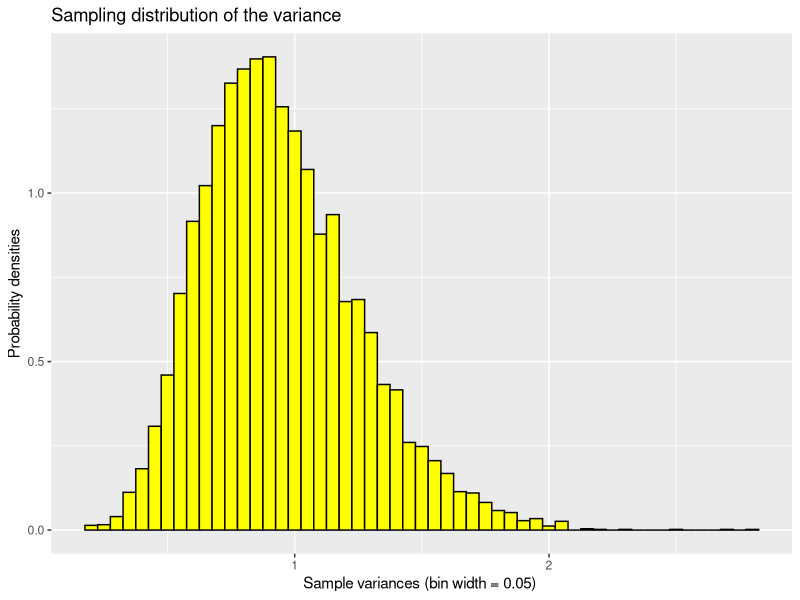
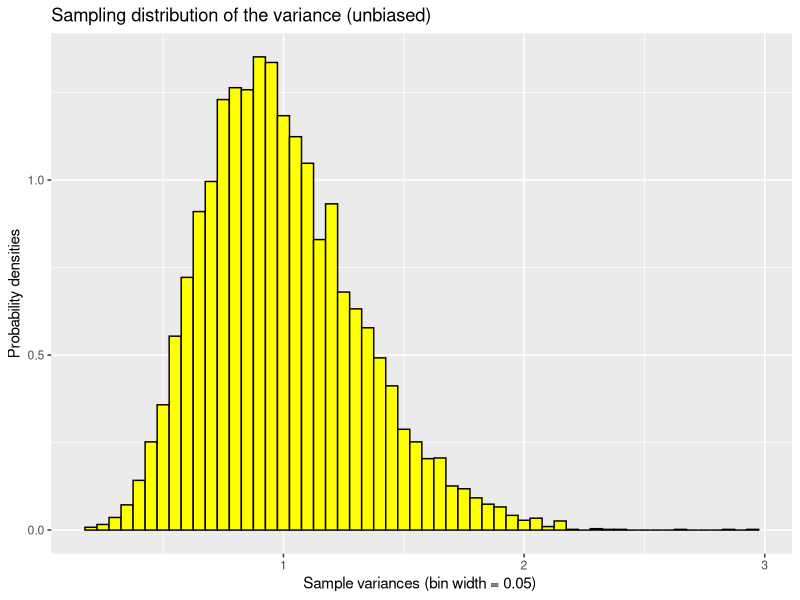
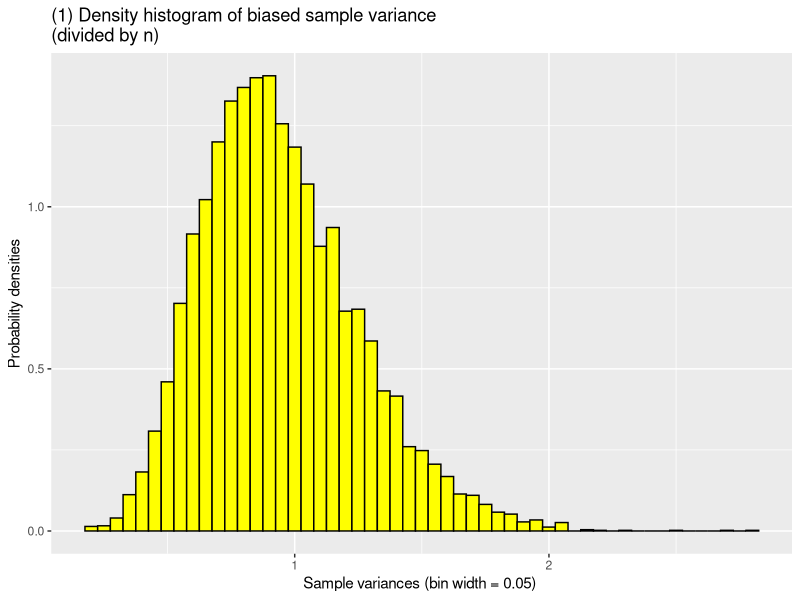
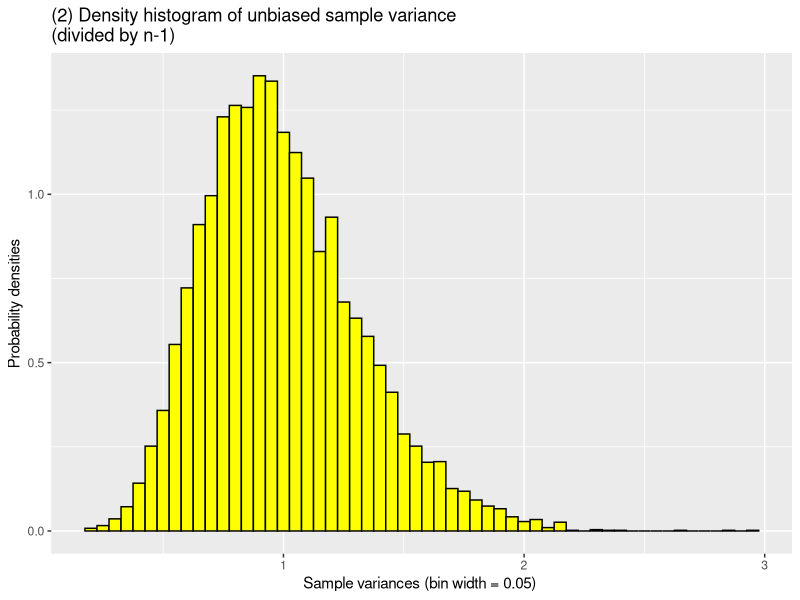
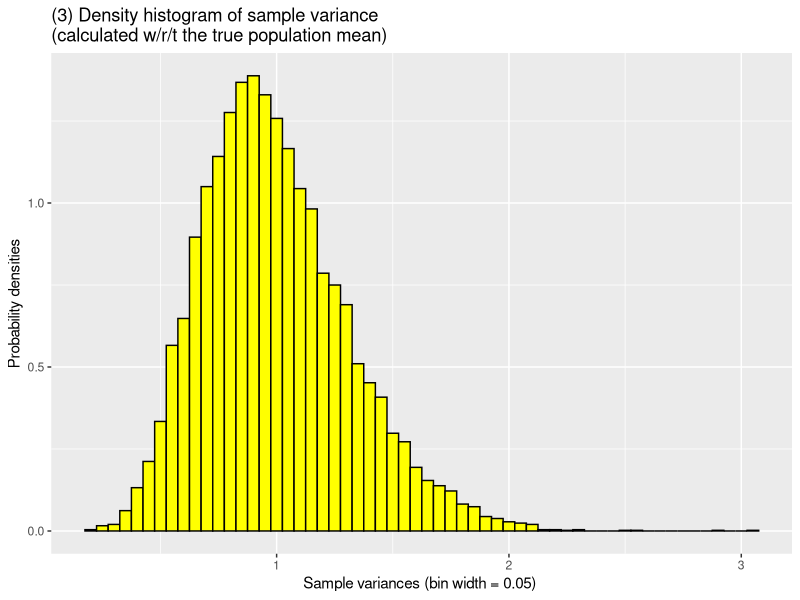
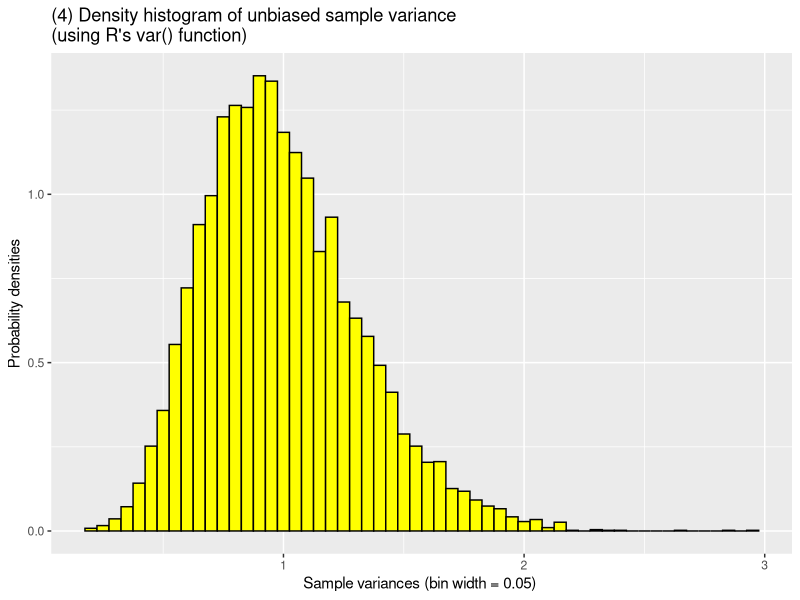

R code for these plots, in order:
## ---- chunk 1

library(ggplot2)

set.seed(33)
n <- 20
sample.vars <- NULL

for (i in 1:10000) {
    samp <- rnorm(n)
    sample.mean <- mean(samp)
    sample.var <- sum( (samp-sample.mean)^2 ) / n
    sample.vars <- c(sample.vars, sample.var)
}

ggplot() + 
    geom_histogram(aes(y=..density..,x=sample.vars), 
                   binwidth=0.05, fill="yellow", colour="black") +
    ggtitle("Sampling distribution of the variance") +
    ylab("Probability densities") + 
    xlab("Sample variances (bin width = 0.05) ") +
    geom_vline(x=1,linetype="dashed",size=1.5,colour="blue") +
    geom_vline(x=mean(sample.vars),linetype="dashed",size=1.5,colour="orange") 
## ---- chunk 2

library(ggplot2)

set.seed(33)
n <- 20
sample.vars.unbiased <- NULL

for (i in 1:10000) {
    samp <- rnorm(n)
    sample.mean <- mean(samp)
    sample.var.unbiased <- sum( (samp-sample.mean)^2 ) / (n-1)
    sample.vars.unbiased <- c(sample.vars.unbiased, sample.var.unbiased)
}

ggplot() + 
    geom_histogram(aes(y=..density..,x=sample.vars.unbiased), 
                   binwidth=0.05, fill="yellow", colour="black") +
    ggtitle("Sampling distribution of the variance (unbiased)") +
    ylab("Probability densities") + 
    xlab("Sample variances (bin width = 0.05) ") +
    geom_vline(x=1,linetype="dashed",size=1.5,colour="blue") +
    geom_vline(x=mean(sample.vars.unbiased),linetype="dashed",size=1.5,colour="orange") 
## ---- chunk 3

library(ggplot2)

set.seed(33)
n <- 20
var.biased <- NULL
var.unbiased <- NULL
var.pop.mean <- NULL
var.R <- NULL

for (i in 1:10000) {
    x <- rnorm(n)
    x.mean <- mean(x)
    x.var.biased <- sum( (x-x.mean)^2 ) / n
    x.var.unbiased <- sum( (x-x.mean)^2 ) / (n-1)
    x.var.pop.mean <- sum( (x-0)^2 ) / n
    x.var.R <- var(x)

    var.biased <- c(var.biased, x.var.biased)
    var.unbiased <- c(var.unbiased, x.var.unbiased)
    var.pop.mean <- c(var.pop.mean, x.var.pop.mean)
    var.R <- c(var.R, x.var.R)
}

ggplot() + 
    geom_histogram(aes(y=..density..,x=var.biased), 
                   binwidth=0.05, fill="yellow", colour="black") +
    ggtitle(paste("(1) Density histogram of biased sample variance",
                  "\n(divided by n)")) + 
    ylab("Probability densities") + 
    xlab("Sample variances (bin width = 0.05) ") +
    geom_vline(x=1,linetype="dashed",size=1.5,colour="blue") 

ggplot() + 
    geom_histogram(aes(y=..density..,x=var.unbiased), 
                   binwidth=0.05, fill="yellow", colour="black") +
    ggtitle("(2) Density histogram of unbiased sample variance\n(divided by n-1)") + 
    ylab("Probability densities") + 
    xlab("Sample variances (bin width = 0.05) ") +
    geom_vline(x=1,linetype="dashed",size=1.5,colour="blue") 

ggplot() + 
    geom_histogram(aes(y=..density..,x=var.pop.mean), 
                   binwidth=0.05, fill="yellow", colour="black") +
    ggtitle("(3) Density histogram of sample variance\n(calculated w/r/t the true population mean)") + 
    ylab("Probability densities") + 
    xlab("Sample variances (bin width = 0.05) ") +
    geom_vline(x=1,linetype="dashed",size=1.5,colour="blue") 

ggplot() + 
    geom_histogram(aes(y=..density..,x=var.R), 
                   binwidth=0.05, fill="yellow", colour="black") +
    ggtitle("(4) Density histogram of unbiased sample variance\n(using R's var() function)") + 
    ylab("Probability densities") + 
    xlab("Sample variances (bin width = 0.05) ") +
    geom_vline(x=1,linetype="dashed",size=1.5,colour="blue") 

